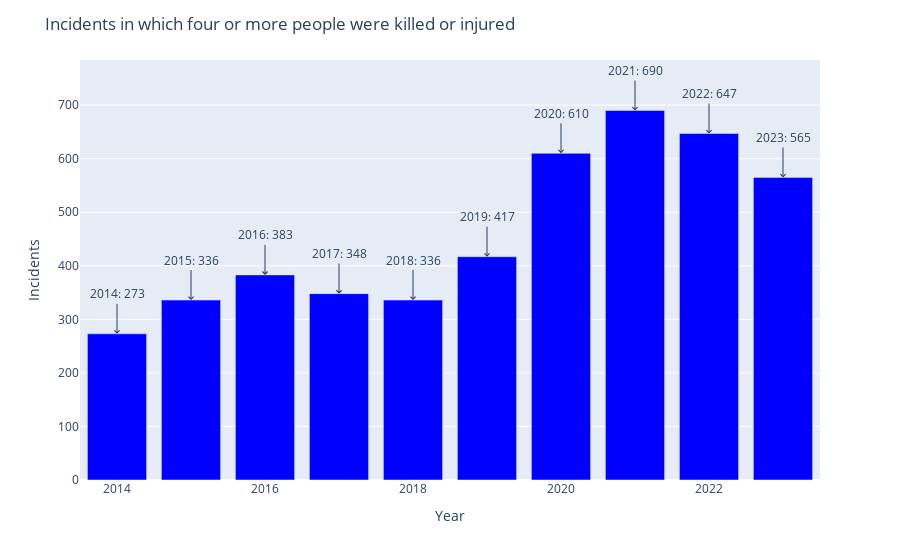

Notebook source saved alongside this figure:
### Code cell
import pandas as pd
import plotly.express as px

# Load the dataset
data = {
    'Year': [2014, 2015, 2016, 2017, 2018, 2019, 2020, 2021, 2022, 2023],
    'Incidents': [273, 336, 383, 348, 336, 417, 610, 690, 647, 565]
}
df = pd.DataFrame(data)

# Plot the bar graph using plotly
fig = px.bar(df, x="Year", y="Incidents", color_discrete_sequence=["blue"])
fig.update_layout(
    title="Incidents in which four or more people were killed or injured",
)

# Add text annotations
for i in range(len(df)):
    fig.add_annotation(
        x=df['Year'][i],
        y=df['Incidents'][i],
        text=f"{df['Year'][i]}: {df['Incidents'][i]}",
        showarrow=True,
        arrowhead=4,
        ax=0,
        ay=-40
    )

fig.show()

### Figure 1 — Plotly figure (JSON) as saved in the notebook; plotly's stock layout.template omitted (floating-point values rounded to 4 significant figures)
{"data": [{"alignmentgroup": "True", "hovertemplate": "Year=%{x}<br>Incidents=%{y}<extra></extra>", "legendgroup": "", "marker": {"color": "blue", "pattern": {"shape": ""}}, "name": "", "offsetgroup": "", "orientation": "v", "showlegend": false, "textposition": "auto", "type": "bar", "x": [2014, 2015, 2016, 2017, 2018, 2019, 2020, 2021, 2022, 2023], "xaxis": "x", "y": [273, 336, 383, 348, 336, 417, 610, 690, 647, 565], "yaxis": "y"}], "layout": {"annotations": [{"arrowhead": 4, "ax": 0, "ay": -40, "showarrow": true, "text": "2014: 273", "x": 2014, "y": 273}, {"arrowhead": 4, "ax": 0, "ay": -40, "showarrow": true, "text": "2015: 336", "x": 2015, "y": 336}, {"arrowhead": 4, "ax": 0, "ay": -40, "showarrow": true, "text": "2016: 383", "x": 2016, "y": 383}, {"arrowhead": 4, "ax": 0, "ay": -40, "showarrow": true, "text": "2017: 348", "x": 2017, "y": 348}, {"arrowhead": 4, "ax": 0, "ay": -40, "showarrow": true, "text": "2018: 336", "x": 2018, "y": 336}, {"arrowhead": 4, "ax": 0, "ay": -40, "showarrow": true, "text": "2019: 417", "x": 2019, "y": 417}, {"arrowhead": 4, "ax": 0, "ay": -40, "showarrow": true, "text": "2020: 610", "x": 2020, "y": 610}, {"arrowhead": 4, "ax": 0, "ay": -40, "showarrow": true, "text": "2021: 690", "x": 2021, "y": 690}, {"arrowhead": 4, "ax": 0, "ay": -40, "showarrow": true, "text": "2022: 647", "x": 2022, "y": 647}, {"arrowhead": 4, "ax": 0, "ay": -40, "showarrow": true, "text": "2023: 565", "x": 2023, "y": 565}], "barmode": "relative", "legend": {"tracegroupgap": 0}, "margin": {"t": 60}, "title": {"text": "Incidents in which four or more people were killed or injured"}, "xaxis": {"anchor": "y", "domain": [0, 1], "title": {"text": "Year"}}, "yaxis": {"anchor": "x", "domain": [0, 1], "title": {"text": "Incidents"}}}}
